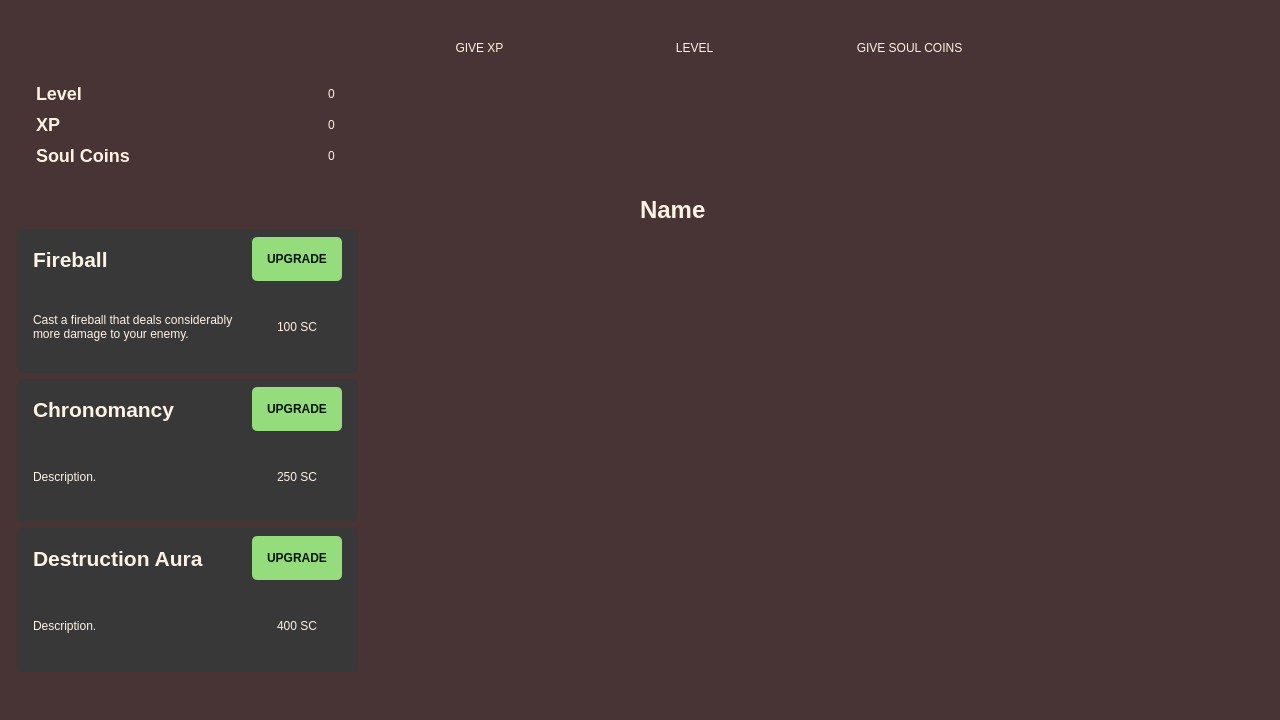
<?xml version="1.0" encoding="UTF-8"?>
<ui version="4.0">
 <class>MainWindow</class>
 <widget class="QMainWindow" name="MainWindow">
  <property name="geometry">
   <rect>
    <x>0</x>
    <y>0</y>
    <width>1280</width>
    <height>720</height>
   </rect>
  </property>
  <property name="maximumSize">
   <size>
    <width>1280</width>
    <height>720</height>
   </size>
  </property>
  <property name="windowTitle">
   <string>MainWindow</string>
  </property>
  <property name="styleSheet">
   <string notr="true">QMainWindow {
	background-color: #483434;
	background-image: url(:/imgs/src/assets/background.png);
}</string>
  </property>
  <widget class="QWidget" name="centralwidget">
   <property name="enabled">
    <bool>true</bool>
   </property>
   <widget class="QWidget" name="LieselInfo" native="true">
    <property name="geometry">
     <rect>
      <x>20</x>
      <y>70</y>
      <width>331</width>
      <height>101</height>
     </rect>
    </property>
    <property name="styleSheet">
     <string notr="true">color: #FFF3E4;
background-color: transparent;</string>
    </property>
    <layout class="QVBoxLayout" name="verticalLayout">
     <property name="spacing">
      <number>0</number>
     </property>
     <property name="leftMargin">
      <number>16</number>
     </property>
     <property name="topMargin">
      <number>8</number>
     </property>
     <property name="rightMargin">
      <number>16</number>
     </property>
     <item>
      <layout class="QHBoxLayout" name="divLevel">
       <property name="sizeConstraint">
        <enum>QLayout::SetDefaultConstraint</enum>
       </property>
       <item>
        <widget class="QLabel" name="levelTitle">
         <property name="text">
          <string>&lt;h2&gt;Level&lt;/h2&gt;</string>
         </property>
         <property name="alignment">
          <set>Qt::AlignLeading|Qt::AlignLeft|Qt::AlignVCenter</set>
         </property>
        </widget>
       </item>
       <item>
        <spacer name="horizontalSpacer">
         <property name="orientation">
          <enum>Qt::Horizontal</enum>
         </property>
         <property name="sizeHint" stdset="0">
          <size>
           <width>40</width>
           <height>20</height>
          </size>
         </property>
        </spacer>
       </item>
       <item>
        <widget class="QLabel" name="levelValue">
         <property name="frameShape">
          <enum>QFrame::NoFrame</enum>
         </property>
         <property name="text">
          <string>0</string>
         </property>
         <property name="alignment">
          <set>Qt::AlignCenter</set>
         </property>
         <property name="wordWrap">
          <bool>false</bool>
         </property>
         <property name="indent">
          <number>0</number>
         </property>
        </widget>
       </item>
      </layout>
     </item>
     <item>
      <layout class="QHBoxLayout" name="divXP">
       <item>
        <widget class="QLabel" name="xpTitle">
         <property name="text">
          <string>&lt;h2&gt;XP&lt;/h2&gt;</string>
         </property>
         <property name="alignment">
          <set>Qt::AlignLeading|Qt::AlignLeft|Qt::AlignVCenter</set>
         </property>
        </widget>
       </item>
       <item>
        <spacer name="horizontalSpacer_2">
         <property name="orientation">
          <enum>Qt::Horizontal</enum>
         </property>
         <property name="sizeHint" stdset="0">
          <size>
           <width>40</width>
           <height>20</height>
          </size>
         </property>
        </spacer>
       </item>
       <item>
        <widget class="QLabel" name="xpValue">
         <property name="text">
          <string>0</string>
         </property>
         <property name="scaledContents">
          <bool>false</bool>
         </property>
         <property name="alignment">
          <set>Qt::AlignCenter</set>
         </property>
         <property name="margin">
          <number>0</number>
         </property>
        </widget>
       </item>
      </layout>
     </item>
     <item>
      <layout class="QHBoxLayout" name="divSoulCoins">
       <item>
        <widget class="QLabel" name="soulCoinsTitle">
         <property name="text">
          <string>&lt;html&gt;&lt;head/&gt;&lt;body&gt;&lt;h2 style=&quot; margin-top:16px; margin-bottom:12px; margin-left:0px; margin-right:0px; -qt-block-indent:0; text-indent:0px;&quot;&gt;&lt;span style=&quot; font-size:7pt; font-weight:600;&quot;&gt;Soul Coins&lt;/span&gt;&lt;/h2&gt;&lt;/body&gt;&lt;/html&gt;</string>
         </property>
        </widget>
       </item>
       <item>
        <spacer name="horizontalSpacer_3">
         <property name="orientation">
          <enum>Qt::Horizontal</enum>
         </property>
         <property name="sizeHint" stdset="0">
          <size>
           <width>40</width>
           <height>20</height>
          </size>
         </property>
        </spacer>
       </item>
       <item>
        <widget class="QLabel" name="soulCoinsValue">
         <property name="text">
          <string>0</string>
         </property>
         <property name="alignment">
          <set>Qt::AlignCenter</set>
         </property>
        </widget>
       </item>
      </layout>
     </item>
    </layout>
   </widget>
   <widget class="QLabel" name="lieselSection">
    <property name="geometry">
     <rect>
      <x>10</x>
      <y>0</y>
      <width>361</width>
      <height>201</height>
     </rect>
    </property>
    <property name="styleSheet">
     <string notr="true">background-color: transparent;</string>
    </property>
    <property name="text">
     <string/>
    </property>
    <property name="pixmap">
     <pixmap resource="../resources.qrc">:/imgs/src/assets/ui-components/LieselInfo.png</pixmap>
    </property>
   </widget>
   <widget class="QLabel" name="skillsSection">
    <property name="geometry">
     <rect>
      <x>10</x>
      <y>170</y>
      <width>361</width>
      <height>531</height>
     </rect>
    </property>
    <property name="styleSheet">
     <string notr="true">background-color: transparent;</string>
    </property>
    <property name="text">
     <string/>
    </property>
    <property name="pixmap">
     <pixmap resource="../resources.qrc">:/imgs/src/assets/ui-components/SkillsPanel.png</pixmap>
    </property>
   </widget>
   <widget class="QFrame" name="verticalFrame">
    <property name="geometry">
     <rect>
      <x>8</x>
      <y>220</y>
      <width>359</width>
      <height>461</height>
     </rect>
    </property>
    <property name="styleSheet">
     <string notr="true">background-color: transparent;</string>
    </property>
    <layout class="QVBoxLayout" name="verticalLayout_2" stretch="2,2,2">
     <item>
      <widget class="QWidget" name="divSkillFireball" native="true">
       <property name="styleSheet">
        <string notr="true">QWidget {
	background-color: #383838;
	border-radius: 5px;
	color: #FFF3E4;
}</string>
       </property>
       <layout class="QGridLayout" name="skillCardFireball" rowstretch="0,0,0" columnstretch="25,0,0">
        <property name="sizeConstraint">
         <enum>QLayout::SetDefaultConstraint</enum>
        </property>
        <property name="leftMargin">
         <number>16</number>
        </property>
        <property name="topMargin">
         <number>8</number>
        </property>
        <property name="rightMargin">
         <number>16</number>
        </property>
        <property name="bottomMargin">
         <number>8</number>
        </property>
        <property name="spacing">
         <number>8</number>
        </property>
        <item row="1" column="0">
         <layout class="QHBoxLayout" name="skillNamePlusIcon_3">
          <item>
           <widget class="QLabel" name="skillName_3">
            <property name="styleSheet">
             <string notr="true">font-weight: bold;
font-size: 16pt;</string>
            </property>
            <property name="lineWidth">
             <number>1</number>
            </property>
            <property name="text">
             <string>Fireball</string>
            </property>
            <property name="scaledContents">
             <bool>false</bool>
            </property>
            <property name="alignment">
             <set>Qt::AlignLeading|Qt::AlignLeft|Qt::AlignVCenter</set>
            </property>
            <property name="indent">
             <number>-1</number>
            </property>
           </widget>
          </item>
         </layout>
        </item>
        <item row="1" column="2">
         <widget class="QPushButton" name="upgradeButton_3">
          <property name="styleSheet">
           <string notr="true">QPushButton {
	font-weight: bold;
	background-color: #95DD7C;
	color: #001500;
	padding: 15px;	
	border-radius: 5px;
	border: 0;
	outline: 0;
}

QPushButton::hover {
	background-color: #027848;
	color: #fff3e4;
}</string>
          </property>
          <property name="text">
           <string>UPGRADE</string>
          </property>
         </widget>
        </item>
        <item row="2" column="2">
         <widget class="QLabel" name="description_3">
          <property name="text">
           <string>100 SC</string>
          </property>
          <property name="alignment">
           <set>Qt::AlignCenter</set>
          </property>
         </widget>
        </item>
        <item row="2" column="0">
         <widget class="QLabel" name="cost_3">
          <property name="layoutDirection">
           <enum>Qt::LeftToRight</enum>
          </property>
          <property name="text">
           <string>Cast a fireball that deals considerably more damage to your enemy.</string>
          </property>
          <property name="scaledContents">
           <bool>false</bool>
          </property>
          <property name="alignment">
           <set>Qt::AlignLeading|Qt::AlignLeft|Qt::AlignVCenter</set>
          </property>
          <property name="wordWrap">
           <bool>true</bool>
          </property>
         </widget>
        </item>
       </layout>
      </widget>
     </item>
     <item>
      <widget class="QWidget" name="divSkillChronomancy" native="true">
       <property name="styleSheet">
        <string notr="true">QWidget {
	background-color: #383838;
	border-radius: 5px;
	color: #FFF3E4;
}</string>
       </property>
       <layout class="QGridLayout" name="skillCardFireball_2" rowstretch="0,10,0" columnstretch="25,0,0">
        <property name="sizeConstraint">
         <enum>QLayout::SetDefaultConstraint</enum>
        </property>
        <property name="leftMargin">
         <number>16</number>
        </property>
        <property name="topMargin">
         <number>8</number>
        </property>
        <property name="rightMargin">
         <number>16</number>
        </property>
        <property name="bottomMargin">
         <number>8</number>
        </property>
        <property name="spacing">
         <number>8</number>
        </property>
        <item row="1" column="2">
         <widget class="QPushButton" name="upgradeButton">
          <property name="styleSheet">
           <string notr="true">QPushButton {
	font-weight: bold;
	background-color: #95DD7C;
	color: #001500;
	padding: 15px;	
	border-radius: 5px;
	border: 0;
	outline: 0;
}

QPushButton::hover {
	background-color: #027848;
	color: #fff3e4;
}</string>
          </property>
          <property name="text">
           <string>UPGRADE</string>
          </property>
         </widget>
        </item>
        <item row="1" column="0">
         <layout class="QHBoxLayout" name="skillNamePlusIcon">
          <item>
           <widget class="QLabel" name="skillName">
            <property name="styleSheet">
             <string notr="true">font-weight: bold;
font-size: 16pt;</string>
            </property>
            <property name="lineWidth">
             <number>1</number>
            </property>
            <property name="text">
             <string>Chronomancy</string>
            </property>
            <property name="scaledContents">
             <bool>false</bool>
            </property>
            <property name="alignment">
             <set>Qt::AlignLeading|Qt::AlignLeft|Qt::AlignVCenter</set>
            </property>
            <property name="indent">
             <number>-1</number>
            </property>
           </widget>
          </item>
         </layout>
        </item>
        <item row="2" column="0">
         <widget class="QLabel" name="description">
          <property name="layoutDirection">
           <enum>Qt::LeftToRight</enum>
          </property>
          <property name="text">
           <string>Description.</string>
          </property>
          <property name="scaledContents">
           <bool>false</bool>
          </property>
          <property name="alignment">
           <set>Qt::AlignLeading|Qt::AlignLeft|Qt::AlignVCenter</set>
          </property>
          <property name="wordWrap">
           <bool>true</bool>
          </property>
         </widget>
        </item>
        <item row="2" column="2">
         <widget class="QLabel" name="cost">
          <property name="text">
           <string>250 SC</string>
          </property>
          <property name="alignment">
           <set>Qt::AlignCenter</set>
          </property>
         </widget>
        </item>
       </layout>
      </widget>
     </item>
     <item>
      <widget class="QWidget" name="divSkillDestructionAura" native="true">
       <property name="styleSheet">
        <string notr="true">QWidget {
	background-color: #383838;
	border-radius: 5px;
	color: #FFF3E4;
}</string>
       </property>
       <layout class="QGridLayout" name="skillCardFireball_3" rowstretch="0,10,0" columnstretch="25,0,0">
        <property name="sizeConstraint">
         <enum>QLayout::SetDefaultConstraint</enum>
        </property>
        <property name="leftMargin">
         <number>16</number>
        </property>
        <property name="topMargin">
         <number>8</number>
        </property>
        <property name="rightMargin">
         <number>16</number>
        </property>
        <property name="bottomMargin">
         <number>8</number>
        </property>
        <property name="spacing">
         <number>8</number>
        </property>
        <item row="1" column="2">
         <widget class="QPushButton" name="upgradeButton_2">
          <property name="styleSheet">
           <string notr="true">QPushButton {
	font-weight: bold;
	background-color: #95DD7C;
	color: #001500;
	padding: 15px;	
	border-radius: 5px;
	border: 0;
	outline: 0;
}

QPushButton::hover {
	background-color: #027848;
	color: #fff3e4;
}</string>
          </property>
          <property name="text">
           <string>UPGRADE</string>
          </property>
         </widget>
        </item>
        <item row="1" column="0">
         <layout class="QHBoxLayout" name="skillNamePlusIcon_2">
          <item>
           <widget class="QLabel" name="skillName_2">
            <property name="styleSheet">
             <string notr="true">font-weight: bold;
font-size: 16pt;</string>
            </property>
            <property name="lineWidth">
             <number>1</number>
            </property>
            <property name="text">
             <string>Destruction Aura</string>
            </property>
            <property name="scaledContents">
             <bool>false</bool>
            </property>
            <property name="alignment">
             <set>Qt::AlignLeading|Qt::AlignLeft|Qt::AlignVCenter</set>
            </property>
            <property name="indent">
             <number>-1</number>
            </property>
           </widget>
          </item>
         </layout>
        </item>
        <item row="2" column="0">
         <widget class="QLabel" name="cost_2">
          <property name="layoutDirection">
           <enum>Qt::LeftToRight</enum>
          </property>
          <property name="text">
           <string>Description.</string>
          </property>
          <property name="scaledContents">
           <bool>false</bool>
          </property>
          <property name="alignment">
           <set>Qt::AlignLeading|Qt::AlignLeft|Qt::AlignVCenter</set>
          </property>
          <property name="wordWrap">
           <bool>true</bool>
          </property>
         </widget>
        </item>
        <item row="2" column="2">
         <widget class="QLabel" name="description_2">
          <property name="text">
           <string>400 SC</string>
          </property>
          <property name="alignment">
           <set>Qt::AlignCenter</set>
          </property>
         </widget>
        </item>
       </layout>
      </widget>
     </item>
    </layout>
   </widget>
   <widget class="QWidget" name="enemy_2" native="true">
    <property name="geometry">
     <rect>
      <x>640</x>
      <y>290</y>
      <width>281</width>
      <height>441</height>
     </rect>
    </property>
    <property name="styleSheet">
     <string notr="true">background-color: transparent;</string>
    </property>
    <widget class="QPushButton" name="enemyButton">
     <property name="geometry">
      <rect>
       <x>0</x>
       <y>0</y>
       <width>271</width>
       <height>381</height>
      </rect>
     </property>
     <property name="styleSheet">
      <string notr="true">background-color: transparent;
background-repeat: no-repeat;
border: none;</string>
     </property>
     <property name="text">
      <string/>
     </property>
     <property name="icon">
      <iconset>
       <normalon>:/imgs/src/assets/enemies/enemies_full/Character1_face3.png</normalon>
      </iconset>
     </property>
     <property name="iconSize">
      <size>
       <width>600</width>
       <height>600</height>
      </size>
     </property>
    </widget>
   </widget>
   <widget class="QPushButton" name="giveXP">
    <property name="geometry">
     <rect>
      <x>375</x>
      <y>20</y>
      <width>209</width>
      <height>55</height>
     </rect>
    </property>
    <property name="styleSheet">
     <string notr="true">color: #FFF3E4;
background-color: transparent;
outline: 0;
width: 100%;
border: 0;
padding: 15px;</string>
    </property>
    <property name="text">
     <string>GIVE XP</string>
    </property>
    <property name="icon">
     <iconset>
      <normalon>:/imgs/src/assets/ui-components/upgradeYellow.png</normalon>
     </iconset>
    </property>
    <property name="iconSize">
     <size>
      <width>25</width>
      <height>25</height>
     </size>
    </property>
   </widget>
   <widget class="QPushButton" name="giveSoulCoins">
    <property name="geometry">
     <rect>
      <x>805</x>
      <y>20</y>
      <width>209</width>
      <height>55</height>
     </rect>
    </property>
    <property name="styleSheet">
     <string notr="true">color: #FFF3E4;
background-color: transparent;
outline: 0;
width: 100%;
border: 0;
padding: 15px;</string>
    </property>
    <property name="text">
     <string>GIVE SOUL COINS</string>
    </property>
    <property name="icon">
     <iconset>
      <normaloff>:/imgs/src/assets/upgradeCyan.png</normaloff>
      <normalon>:/imgs/src/assets/ui-components/upgradeCyan.png</normalon>:/imgs/src/assets/upgradeCyan.png</iconset>
    </property>
    <property name="iconSize">
     <size>
      <width>25</width>
      <height>25</height>
     </size>
    </property>
   </widget>
   <widget class="QWidget" name="EnemyInfo" native="true">
    <property name="geometry">
     <rect>
      <x>630</x>
      <y>180</y>
      <width>301</width>
      <height>101</height>
     </rect>
    </property>
    <property name="styleSheet">
     <string notr="true">background-color: transparent;</string>
    </property>
    <widget class="QLabel" name="enemyName">
     <property name="geometry">
      <rect>
       <x>10</x>
       <y>10</y>
       <width>281</width>
       <height>41</height>
      </rect>
     </property>
     <property name="styleSheet">
      <string notr="true">background-color: transparent;
color: #FFF3E4;</string>
     </property>
     <property name="text">
      <string>&lt;h1&gt;Name&lt;/h1&gt;</string>
     </property>
     <property name="alignment">
      <set>Qt::AlignLeading|Qt::AlignLeft|Qt::AlignVCenter</set>
     </property>
    </widget>
    <widget class="QWidget" name="HealthBar" native="true">
     <property name="enabled">
      <bool>true</bool>
     </property>
     <property name="geometry">
      <rect>
       <x>-80</x>
       <y>50</y>
       <width>471</width>
       <height>51</height>
      </rect>
     </property>
     <property name="styleSheet">
      <string notr="true">background-color: transparent;</string>
     </property>
     <widget class="QLabel" name="Foreground">
      <property name="geometry">
       <rect>
        <x>50</x>
        <y>-10</y>
        <width>361</width>
        <height>81</height>
       </rect>
      </property>
      <property name="styleSheet">
       <string notr="true">background-color: transparent;</string>
      </property>
      <property name="text">
       <string/>
      </property>
      <property name="pixmap">
       <pixmap resource="../resources.qrc">:/imgs/src/assets/ui-components/progress-bar/Foreground.png</pixmap>
      </property>
      <property name="scaledContents">
       <bool>false</bool>
      </property>
      <property name="alignment">
       <set>Qt::AlignCenter</set>
      </property>
     </widget>
     <widget class="QLabel" name="Bar">
      <property name="geometry">
       <rect>
        <x>94</x>
        <y>15</y>
        <width>272</width>
        <height>31</height>
       </rect>
      </property>
      <property name="maximumSize">
       <size>
        <width>272</width>
        <height>16777215</height>
       </size>
      </property>
      <property name="styleSheet">
       <string notr="true">border-radius: 3px;
background-color: QLinearGradient( x1: 0, y1: 0, x2: 0, y2: 1, stop: 0 #9dd53a, stop: .5 #a1d54f, stop: .51 #80c217, stop: 1 #7cbc0a);</string>
      </property>
      <property name="text">
       <string/>
      </property>
      <property name="scaledContents">
       <bool>false</bool>
      </property>
     </widget>
    </widget>
   </widget>
   <widget class="QPushButton" name="giveLevelButton">
    <property name="geometry">
     <rect>
      <x>590</x>
      <y>20</y>
      <width>209</width>
      <height>55</height>
     </rect>
    </property>
    <property name="styleSheet">
     <string notr="true">color: #FFF3E4;
background-color: transparent;
outline: 0;
width: 100%;
border: 0;
padding: 15px;</string>
    </property>
    <property name="text">
     <string>LEVEL</string>
    </property>
    <property name="icon">
     <iconset>
      <normalon>:/imgs/src/assets/ui-components/upgradeGreen.png</normalon>
     </iconset>
    </property>
    <property name="iconSize">
     <size>
      <width>25</width>
      <height>25</height>
     </size>
    </property>
   </widget>
   <zorder>skillsSection</zorder>
   <zorder>lieselSection</zorder>
   <zorder>LieselInfo</zorder>
   <zorder>verticalFrame</zorder>
   <zorder>enemy_2</zorder>
   <zorder>giveXP</zorder>
   <zorder>giveSoulCoins</zorder>
   <zorder>giveLevelButton</zorder>
   <zorder>EnemyInfo</zorder>
  </widget>
 </widget>
 <resources>
  <include location="../resources.qrc"/>
 </resources>
 <connections/>
</ui>
